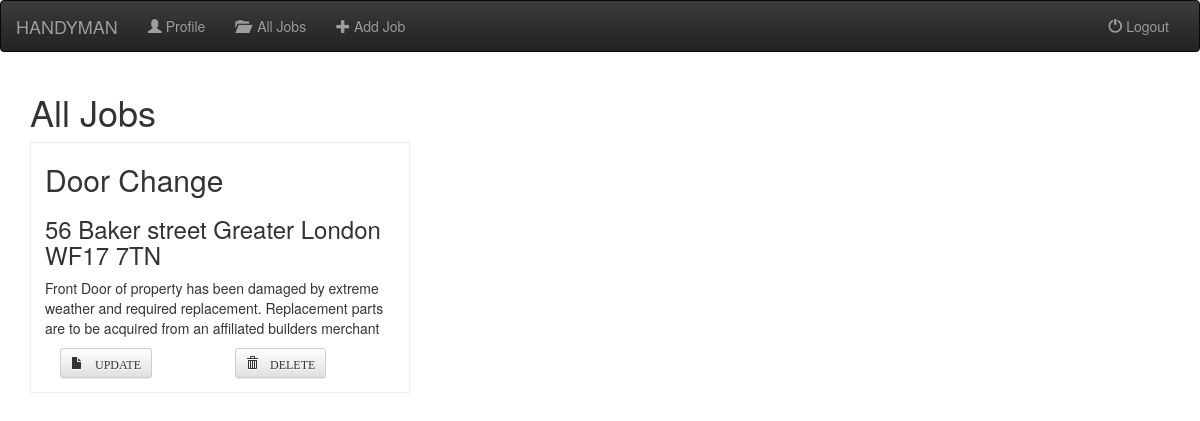
Before: /job/ with the older database file.
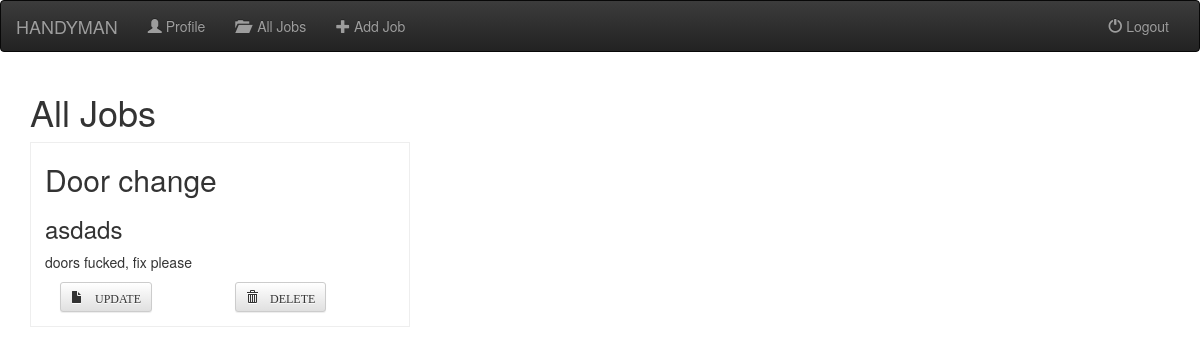
After: the same page with the newer database file.
### job/models.py (models this page shows, shortened)
class Job(models.Model):
    title = models.CharField(max_length=250)
    description = models.TextField(max_length=2500)
    contact = models.TextField(max_length=100)
    location = models.TextField(max_length=500)
    image = models.FileField()

### job/views.py (the view)
class IndexView(generic.ListView):
    template_name = 'job/index.html'
    def get_queryset(self):
        return Job.objects.all()

### job/templates/job/index.html (shortened to what this page needs)
{% extends 'job/base.html' %}
{% block body %}
        <h1>All Jobs</h1>
        {% for job in object_list %}
        <div class="col-md-4 cards">
            <h2>{{ job.title }}</h2>
            <h3>{{ job.location }}</h3>
            <p>{{ job.description }}
            <div class="col-md-6">
               <form action="{%url 'job:job-update' job.id %}" method="GET">
                    <button type="submit" class="btn btn-default btn-sm">
                        <span class="glyphicon glyphicon-file">&nbsp;UPDATE</span>
                    </button>
                </form>
            </div>
            <div class="col-md-6">
                <form action="{% url 'job:job-delete' job.id %}" method="POST">
                    <button type="submit" class="btn btn-default btn-sm">
                        <span class="glyphicon glyphicon-trash">&nbsp;DELETE</span>
                    </button>
                </form>
            </div>
        </div>
        {% endfor %}
{% endblock %}

### job/templates/job/base.html (shortened to what this page needs)
<!DOCTYPE html>
<html lang="en">
<head>
    {% load staticfiles %}
    <link rel="stylesheet" type="text/css" href="{% static 'job/style.css' %}" />
    <link rel="stylesheet" href="https://maxcdn.bootstrapcdn.com/bootstrap/3.3.7/css/bootstrap.min.css">
    <link rel="stylesheet" href="https://maxcdn.bootstrapcdn.com/bootstrap/3.3.7/css/bootstrap-theme.min.css">
    <link rel="stylesheet" type="text/css" href="{% static 'job/style.css' %}" />
</head>
<body>
<nav class="navbar navbar-inverse">
    <div class="container-fluid">
        <div class="navbar-header">
            <a class="navbar-brand" href="#">HANDYMAN</a>
        </div>
        <div class="collaps navbar-collapse" id="topNavBar">
            <ul class="nav navbar-nav">
                <li class="">
                    <a href="{%url 'job:profile' %}"><span class="glyphicon glyphicon-user" aria-hidden="true"></span>&nbsp;Profile</a>
                </li>
                <li class="">
                    <a href="{% url 'job:index' %}"><span class="glyphicon glyphicon-folder-open" aria-hidden="true"></span>&nbsp;&nbsp;All Jobs</a>
                </li>
                <li class="">
                    <a href="{% url 'job:job-add' %}"><span class="glyphicon glyphicon-plus" aria-hidden="true"></span>&nbsp;Add Job</a>
                </li>
            </ul>
            <ul class="nav navbar-nav navbar-right">
                <li class="">
                    <a href="{% url 'login' %}"><span class="glyphicon glyphicon-off"></span>&nbsp;Logout</a>
                </li>
            </ul>
        </div>
    </div>
</nav>
<div class="container">
{% block body %}
{% endblock %}
</div>
</body>
</html>

### job/static/job/style.css (style rules this page uses)
.cards { border: solid #eee 1px; padding: 1em; padding-top: 0; }

Changed rows visible on the page:
removed Job: title "Door Change", location "56 Baker street Greater London WF17 7TN", description "Front Door of property has been damaged by extreme weather and required replacement. Replacement parts are to be acquired from an affiliated builders merchant"
added Job: title "Door change", location "asdads", description "doors fucked, fix please"
